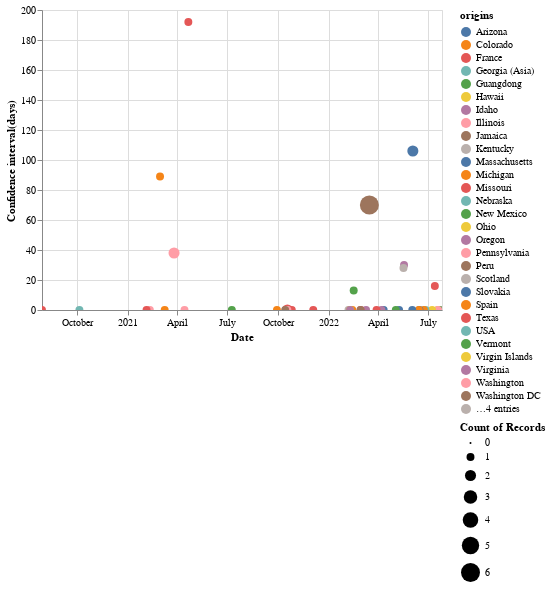

The notebook cell saved with this chart:
### Code cell
legend_selection = alt.selection_multi(fields=['origins'], bind='legend')

chart = alt.Chart(conf_inter_df).mark_circle().encode(
    x=alt.X("mean_date", title="Date"),
    y=alt.Y("interval", title="Confidence interval(days)"),
    size='count(interval):Q',
    opacity=alt.condition(legend_selection, alt.value(1), alt.value(0.2)),
    color='origins',
    tooltip=['mean_date', 'interval', 'origins']
).add_selection(
    legend_selection
).interactive()
chart

### Figure 1 — Vega-Lite specification as saved in the notebook (floating-point values rounded to 4 significant figures)
{"config": {"view": {"continuousWidth": 400, "continuousHeight": 300}}, "data": {"name": "data-5de89ee2258af25ff0b145feadd027b3"}, "mark": "circle", "encoding": {"color": {"field": "origins", "type": "nominal"}, "opacity": {"condition": {"value": 1, "selection": "selector001"}, "value": 0.2}, "size": {"aggregate": "count", "field": "interval", "type": "quantitative"}, "tooltip": [{"field": "mean_date", "type": "temporal"}, {"field": "interval", "type": "quantitative"}, {"field": "origins", "type": "nominal"}], "x": {"field": "mean_date", "title": "Date", "type": "temporal"}, "y": {"field": "interval", "title": "Confidence interval(days)", "type": "quantitative"}}, "selection": {"selector001": {"type": "multi", "fields": ["origins"], "bind": "legend"}, "selector002": {"type": "interval", "bind": "scales", "encodings": ["x", "y"]}}, "$schema": "https://vega.github.io/schema/vega-lite/v4.17.0.json", "datasets": {"data-5de89ee2258af25ff0b145feadd027b3": [{"sample": "Mexico/BCN-SEARCH-103029/2020", "introduction_node": "Baja California_node_361", "introduction_rank": 1, "growth_score": 0.03449, "earliest_date": "2021-10-18T00:00:00", "latest_date": "2021-10-18T00:00:00", "cluster_size": 2, "cluster_span": 9, "intro_confidence": 0.6364, "parent_confidence": 0.4118, "distance": 7, "origin_gap": 2, "region": "Baja California", "origins": "France", "origins_confidence": 0.08696, "mutation_path": "C241T,C3037T,C14408T,A23403G,C28854T<", "meta_uncertainty": 0.1063, "mean_date": "2021-10-18T00:00:00", "interval": 0}, {"sample": "Mexico/BCN-SEARCH-103026/2020", "introduction_node": "Baja California_node_361", "introduction_rank": 1, "growth_score": 0.03449, "earliest_date": "2021-10-18T00:00:00", "latest_date": "2021-10-18T00:00:00", "cluster_size": 2, "cluster_span": 9, "intro_confidence": 0.6364, "parent_confidence": 0.4118, "distance": 2, "origin_gap": 2, "region": "Baja California", "origins": "France", "origins_confidence": 0.08696, "mutation_path": "C241T,C3037T,C14408T,A23403G,C28854T<", "meta_uncertainty": 0.2229, "mean_date": "2021-10-18T00:00:00", "interval": 0}, {"sample": "Mexico/BCN-SEARCH-105372/2021", "introduction_node": "Baja California_node_1161", "introduction_rank": 2, "growth_score": 0.02439, "earliest_date": "2021-10-18T00:00:00", "latest_date": "2021-10-18T00:00:00", "cluster_size": 1, "cluster_span": 4, "intro_confidence": 1.0, "parent_confidence": 0.4286, "distance": 4, "origin_gap": 17, "region": "Baja California", "origins": "Peru", "origins_confidence": 0.25, "mutation_path": "C7124T,T7424G,C9857T,T9867C,C10029T,G21786T,C21789T,T22917A,T23031C,C24138A,C26894T,C28253T,A28271T,C28311T,G28913T,C29311T,C29370T<", "meta_uncertainty": 0.2929, "mean_date": "2021-10-18T00:00:00", "interval": 0}, {"sample": "Mexico/SEARCH-8876/2021", "introduction_node": "Baja California_node_171", "introduction_rank": 3, "growth_score": 0.02439, "earliest_date": "2021-10-18T00:00:00", "latest_date": "2021-10-18T00:00:00", "cluster_size": 1, "cluster_span": 5, "intro_confidence": 1.0, "parent_confidence": 0.09091, "distance": 5, "origin_gap": 1, "region": "Baja California", "origins": "Hawaii", "origins_confidence": 0.186, "mutation_path": "G28191T<", "meta_uncertainty": 0.03766, "mean_date": "2021-10-18T00:00:00", "interval": 0}, {"sample": "Mexico/BCN-SEARCH-103023/2020", "introduction_node": "Baja California_node_403", "introduction_rank": 4, "growth_score": 0.02439, "earliest_date": "2021-10-18T00:00:00", "latest_date": "2021-10-18T00:00:00", "cluster_size": 1, "cluster_span": 12, "intro_confidence": 1.0, "parent_confidence": 0.0, "distance": 12, "origin_gap": 0, "region": "Baja California", "origins": "indeterminate", "origins_confidence": 0.0, "mutation_path": "<", "meta_uncertainty": 0.0, "mean_date": "2021-10-18T00:00:00", "interval": 0}, {"sample": "Mexico/SEARCH-101440/2021", "introduction_node": "Baja California_node_2974", "introduction_rank": 5, "growth_score": 0.02439, "earliest_date": "2021-10-18T00:00:00", "latest_date": "2021-10-18T00:00:00", "cluster_size": 1, "cluster_span": 7, "intro_confidence": 1.0, "parent_confidence": 0.125, "distance": 7, "origin_gap": 1, "region": "Baja California", "origins": "USA", "origins_confidence": 0.25, "mutation_path": "G26730C<", "meta_uncertainty": 0.03719, "mean_date": "2021-10-18T00:00:00", "interval": 0}, {"sample": "MEX/SEARCH-1473-TIJ/2020", "introduction_node": "Baja California_node_476", "introduction_rank": 6, "growth_score": 0.009524, "earliest_date": "2020-07-29T00:00:00", "latest_date": "2020-07-29T00:00:00", "cluster_size": 1, "cluster_span": 1, "intro_confidence": 1.0, "parent_confidence": 0.03846, "distance": 1, "origin_gap": 1, "region": "Baja California", "origins": "indeterminate", "origins_confidence": 0.0, "mutation_path": "C28854T<", "meta_uncertainty": 0.009308, "mean_date": "2020-07-29T00:00:00", "interval": 0}, {"sample": "USA/CA-CDC-LC0776268/2022", "introduction_node": "California_node_2131", "introduction_rank": 1, "growth_score": 1.0, "earliest_date": "2022-07-26T00:00:00", "latest_date": "2022-07-26T00:00:00", "cluster_size": 1, "cluster_span": 3, "intro_confidence": 1.0, "parent_confidence": 0.0, "distance": 3, "origin_gap": 1, "region": "California", "origins": "Massachusetts", "origins_confidence": 1.0, "mutation_path": "C8991T<", "meta_uncertainty": 0.0007336, "mean_date": "2022-07-26T00:00:00", "interval": 0}, {"sample": "USA/CA-CDC-LC0776101/2022", "introduction_node": "California_node_2574", "introduction_rank": 2, "growth_score": 1.0, "earliest_date": "2022-07-26T00:00:00", "latest_date": "2022-07-26T00:00:00", "cluster_size": 1, "cluster_span": 5, "intro_confidence": 1.0, "parent_confidence": 0.1667, "distance": 5, "origin_gap": 1, "region": "California", "origins": "Ohio", "origins_confidence": 0.8333, "mutation_path": "C27059T<", "meta_uncertainty": 0.05016, "mean_date": "2022-07-26T00:00:00", "interval": 0}, {"sample": "USA/CA-CDC-LC0777348/2022", "introduction_node": "California_node_2538", "introduction_rank": 3, "growth_score": 1.0, "earliest_date": "2022-07-26T00:00:00", "latest_date": "2022-07-26T00:00:00", "cluster_size": 1, "cluster_span": 4, "intro_confidence": 1.0, "parent_confidence": 0.01538, "distance": 4, "origin_gap": 1, "region": "California", "origins": "Kentucky", "origins_confidence": 0.1176, "mutation_path": "A3859G<", "meta_uncertainty": 0.009244, "mean_date": "2022-07-26T00:00:00", "interval": 0}, {"sample": "USA/CA-CDC-STM-VVN8N4KA8/2022", "introduction_node": "California_node_2598", "introduction_rank": 4, "growth_score": 0.5, "earliest_date": "2022-07-21T00:00:00", "latest_date": "2022-07-21T00:00:00", "cluster_size": 1, "cluster_span": 1, "intro_confidence": 1.0, "parent_confidence": 0.1667, "distance": 1, "origin_gap": 1, "region": "California", "origins": "New Mexico", "origins_confidence": 0.1667, "mutation_path": "T18984G<", "meta_uncertainty": 0.1709, "mean_date": "2022-07-21T00:00:00", "interval": 0}, {"sample": "USA/CA-CDC-QDX38520991/2022", "introduction_node": "California_node_2178", "introduction_rank": 5, "growth_score": 0.5, "earliest_date": "2022-07-18T00:00:00", "latest_date": "2022-07-18T00:00:00", "cluster_size": 1, "cluster_span": 2, "intro_confidence": 1.0, "parent_confidence": 0.0, "distance": 2, "origin_gap": 1, "region": "California", "origins": "Hawaii", "origins_confidence": 1.0, "mutation_path": "C4456T<", "meta_uncertainty": 0.0007684, "mean_date": "2022-07-18T00:00:00", "interval": 0}, {"sample": "USA/CA-CDC-LC0764653/2022", "introduction_node": "California_node_2181", "introduction_rank": 6, "growth_score": 0.5, "earliest_date": "2022-07-19T00:00:00", "latest_date": "2022-07-19T00:00:00", "cluster_size": 1, "cluster_span": 2, "intro_confidence": 1.0, "parent_confidence": 0.3333, "distance": 2, "origin_gap": 2, "region": "California", "origins": "Illinois", "origins_confidence": 0.6667, "mutation_path": "C14793T,C27828T<", "meta_uncertainty": 0.143, "mean_date": "2022-07-19T00:00:00", "interval": 0}, {"sample": "USA/CA-CDC-QDX38090104/2022", "introduction_node": "California_node_2594", "introduction_rank": 7, "growth_score": 0.25, "earliest_date": "2022-07-05T00:00:00", "latest_date": "2022-07-21T00:00:00", "cluster_size": 1, "cluster_span": 0, "intro_confidence": 1.0, "parent_confidence": 0.08696, "distance": 0, "origin_gap": 1, "region": "California", "origins": "indeterminate", "origins_confidence": 0.0, "mutation_path": "C17402T,T18957C<", "meta_uncertainty": 0.714, "mean_date": "2022-07-13T00:00:00", "interval": 16}, {"sample": "USA/CA-CDC-LC0740275/2022", "introduction_node": "California_node_2123", "introduction_rank": 8, "growth_score": 0.25, "earliest_date": "2022-07-08T00:00:00", "latest_date": "2022-07-08T00:00:00", "cluster_size": 1, "cluster_span": 3, "intro_confidence": 1.0, "parent_confidence": 0.1, "distance": 3, "origin_gap": 1, "region": "California", "origins": "Hawaii", "origins_confidence": 0.5, "mutation_path": "T8941C<", "meta_uncertainty": 0.02838, "mean_date": "2022-07-08T00:00:00", "interval": 0}, {"sample": "USA/CA-CDC-QDX37910522/2022", "introduction_node": "California_node_2579", "introduction_rank": 9, "growth_score": 0.2, "earliest_date": "2022-06-26T00:00:00", "latest_date": "2022-06-26T00:00:00", "cluster_size": 1, "cluster_span": 0, "intro_confidence": 1.0, "parent_confidence": 0.0, "distance": 0, "origin_gap": 2, "region": "California", "origins": "Nebraska", "origins_confidence": 1.0, "mutation_path": "C5512T<", "meta_uncertainty": 0.7698, "mean_date": "2022-06-26T00:00:00", "interval": 0}, {"sample": "USA/CA-CDC-QDX37752190/2022", "introduction_node": "California_node_1927", "introduction_rank": 10, "growth_score": 0.1667, "earliest_date": "2022-06-23T00:00:00", "latest_date": "2022-06-23T00:00:00", "cluster_size": 1, "cluster_span": 3, "intro_confidence": 1.0, "parent_confidence": 0.0, "distance": 3, "origin_gap": 1, "region": "California", "origins": "Wyoming", "origins_confidence": 1.0, "mutation_path": "T25613C<", "meta_uncertainty": 0.005076, "mean_date": "2022-06-23T00:00:00", "interval": 0}, {"sample": "USA/CA-CDC-LC0686507/2022", "introduction_node": "California_node_2623", "introduction_rank": 11, "growth_score": 0.1429, "earliest_date": "2022-06-15T00:00:00", "latest_date": "2022-06-15T00:00:00", "cluster_size": 1, "cluster_span": 6, "intro_confidence": 1.0, "parent_confidence": 0.02041, "distance": 6, "origin_gap": 1, "region": "California", "origins": "Slovakia", "origins_confidence": 0.5, "mutation_path": "G16935A<", "meta_uncertainty": 0.01314, "mean_date": "2022-06-15T00:00:00", "interval": 0}, {"sample": "USA/CA-CDC-QDX37458863/2022", "introduction_node": "California_node_1892", "introduction_rank": 12, "growth_score": 0.1429, "earliest_date": "2022-06-14T00:00:00", "latest_date": "2022-06-14T00:00:00", "cluster_size": 1, "cluster_span": 1, "intro_confidence": 1.0, "parent_confidence": 0.3333, "distance": 1, "origin_gap": 1, "region": "California", "origins": "Wyoming", "origins_confidence": 0.1111, "mutation_path": "C5144T<", "meta_uncertainty": 0.1868, "mean_date": "2022-06-14T00:00:00", "interval": 0}, {"sample": "USA/CA-CDC-STM-S8DF66388/2022", "introduction_node": "California_node_2129", "introduction_rank": 13, "growth_score": 0.1111, "earliest_date": "2022-06-02T00:00:00", "latest_date": "2022-06-02T00:00:00", "cluster_size": 1, "cluster_span": 0, "intro_confidence": 1.0, "parent_confidence": 0.0, "distance": 0, "origin_gap": 1, "region": "California", "origins": "Arizona", "origins_confidence": 1.0, "mutation_path": "A739G<", "meta_uncertainty": 0.6398, "mean_date": "2022-06-02T00:00:00", "interval": 0}, {"sample": "USA/CA-CDC-QDX35083854/2022", "introduction_node": "California_node_1601", "introduction_rank": 14, "growth_score": 0.09798, "earliest_date": "2022-02-09T00:00:00", "latest_date": "2022-04-20T00:00:00", "cluster_size": 6, "cluster_span": 12, "intro_confidence": 1.0, "parent_confidence": 0.0, "distance": 2, "origin_gap": 1, "region": "California", "origins": "Washington DC", "origins_confidence": 1.0, "mutation_path": "C2470T<", "meta_uncertainty": 0.3527, "mean_date": "2022-03-16T00:00:00", "interval": 70}, {"sample": "USA/CA-CDC-QDX34746983/2022", "introduction_node": "California_node_1601", "introduction_rank": 14, "growth_score": 0.09798, "earliest_date": "2022-02-09T00:00:00", "latest_date": "2022-04-20T00:00:00", "cluster_size": 6, "cluster_span": 12, "intro_confidence": 1.0, "parent_confidence": 0.0, "distance": 3, "origin_gap": 1, "region": "California", "origins": "Washington DC", "origins_confidence": 1.0, "mutation_path": "C2470T<", "meta_uncertainty": 0.2952, "mean_date": "2022-03-16T00:00:00", "interval": 70}, {"sample": "USA/CA-CDC-FG-258100/2022", "introduction_node": "California_node_1601", "introduction_rank": 14, "growth_score": 0.09798, "earliest_date": "2022-02-09T00:00:00", "latest_date": "2022-04-20T00:00:00", "cluster_size": 6, "cluster_span": 12, "intro_confidence": 1.0, "parent_confidence": 0.0, "distance": 2, "origin_gap": 1, "region": "California", "origins": "Washington DC", "origins_confidence": 1.0, "mutation_path": "C2470T<", "meta_uncertainty": 0.3527, "mean_date": "2022-03-16T00:00:00", "interval": 70}, {"sample": "USA/CA-CDC-STM-HMH5XYMCG/2022", "introduction_node": "California_node_1601", "introduction_rank": 14, "growth_score": 0.09798, "earliest_date": "2022-02-09T00:00:00", "latest_date": "2022-04-20T00:00:00", "cluster_size": 6, "cluster_span": 12, "intro_confidence": 1.0, "parent_confidence": 0.0, "distance": 1, "origin_gap": 1, "region": "California", "origins": "Washington DC", "origins_confidence": 1.0, "mutation_path": "C2470T<", "meta_uncertainty": 0.45, "mean_date": "2022-03-16T00:00:00", "interval": 70}, {"sample": "USA/CA-CDC-FG-283944/2022", "introduction_node": "California_node_1601", "introduction_rank": 14, "growth_score": 0.09798, "earliest_date": "2022-02-09T00:00:00", "latest_date": "2022-04-20T00:00:00", "cluster_size": 6, "cluster_span": 12, "intro_confidence": 1.0, "parent_confidence": 0.0, "distance": 0, "origin_gap": 1, "region": "California", "origins": "Washington DC", "origins_confidence": 1.0, "mutation_path": "C2470T<", "meta_uncertainty": 0.6477, "mean_date": "2022-03-16T00:00:00", "interval": 70}, {"sample": "USA/CA-CDC-LC0573352/2022", "introduction_node": "California_node_1601", "introduction_rank": 14, "growth_score": 0.09798, "earliest_date": "2022-02-09T00:00:00", "latest_date": "2022-04-20T00:00:00", "cluster_size": 6, "cluster_span": 12, "intro_confidence": 1.0, "parent_confidence": 0.0, "distance": 4, "origin_gap": 1, "region": "California", "origins": "Washington DC", "origins_confidence": 1.0, "mutation_path": "C2470T<", "meta_uncertainty": 0.2568, "mean_date": "2022-03-16T00:00:00", "interval": 70}, {"sample": "USA/CA-CDC-LC0581623/2022", "introduction_node": "California_node_2050", "introduction_rank": 15, "growth_score": 0.08839, "earliest_date": "2022-04-11T00:00:00", "latest_date": "2022-07-26T00:00:00", "cluster_size": 2, "cluster_span": 7, "intro_confidence": 1.0, "parent_confidence": 0.0, "distance": 1, "origin_gap": 1, "region": "California", "origins": "Wisconsin", "origins_confidence": 1.0, "mutation_path": "C10198T<", "meta_uncertainty": 0.001117, "mean_date": "2022-06-03T00:00:00", "interval": 106}, {"sample": "USA/CA-CDC-LC0580235/2022", "introduction_node": "California_node_2050", "introduction_rank": 15, "growth_score": 0.08839, "earliest_date": "2022-04-11T00:00:00", "latest_date": "2022-07-26T00:00:00", "cluster_size": 2, "cluster_span": 7, "intro_confidence": 1.0, "parent_confidence": 0.0, "distance": 6, "origin_gap": 1, "region": "California", "origins": "Wisconsin", "origins_confidence": 1.0, "mutation_path": "C10198T<", "meta_uncertainty": 0.002039, "mean_date": "2022-06-03T00:00:00", "interval": 106}, {"sample": "USA/CA-CDC-QDX36065392/2022", "introduction_node": "California_node_2108", "introduction_rank": 16, "growth_score": 0.08333, "earliest_date": "2022-05-09T00:00:00", "latest_date": "2022-05-09T00:00:00", "cluster_size": 1, "cluster_span": 7, "intro_confidence": 1.0, "parent_confidence": 0.04545, "distance": 7, "origin_gap": 1, "region": "California", "origins": "Massachusetts", "origins_confidence": 0.25, "mutation_path": "C26645T<", "meta_uncertainty": 0.01232, "mean_date": "2022-05-09T00:00:00", "interval": 0}, {"sample": "USA/CA-CDC-LC0589084/2022", "introduction_node": "California_node_2284", "introduction_rank": 17, "growth_score": 0.07692, "earliest_date": "2022-05-03T00:00:00", "latest_date": "2022-05-03T00:00:00", "cluster_size": 1, "cluster_span": 2, "intro_confidence": 1.0, "parent_confidence": 0.2, "distance": 2, "origin_gap": 1, "region": "California", "origins": "Vermont", "origins_confidence": 0.5, "mutation_path": "A29510C<", "meta_uncertainty": 0.1307, "mean_date": "2022-05-03T00:00:00", "interval": 0}, {"sample": "USA/CA-CDC-LC0662493/2022", "introduction_node": "California_node_2276", "introduction_rank": 18, "growth_score": 0.07692, "earliest_date": "2022-05-03T00:00:00", "latest_date": "2022-06-02T00:00:00", "cluster_size": 1, "cluster_span": 6, "intro_confidence": 1.0, "parent_confidence": 0.0, "distance": 6, "origin_gap": 2, "region": "California", "origins": "Oregon", "origins_confidence": 1.0, "mutation_path": "A28271T,C28311T<", "meta_uncertainty": 0.001701, "mean_date": "2022-05-18T00:00:00", "interval": 30}, {"sample": "USA/CA-CDC-QDX36807011/2022", "introduction_node": "California_node_2277", "introduction_rank": 19, "growth_score": 0.07692, "earliest_date": "2022-05-03T00:00:00", "latest_date": "2022-05-31T00:00:00", "cluster_size": 1, "cluster_span": 3, "intro_confidence": 1.0, "parent_confidence": 0.0, "distance": 3, "origin_gap": 1, "region": "California", "origins": "Scotland", "origins_confidence": 1.0, "mutation_path": "C25624T<", "meta_uncertainty": 0.0008414, "mean_date": "2022-05-17T00:00:00", "interval": 28}, {"sample": "USA/CA-CDC-QDX35326590/2022", "introduction_node": "California_node_2094", "introduction_rank": 20, "growth_score": 0.0625, "earliest_date": "2022-04-11T00:00:00", "latest_date": "2022-04-11T00:00:00", "cluster_size": 1, "cluster_span": 0, "intro_confidence": 1.0, "parent_confidence": 0.0, "distance": 0, "origin_gap": 2, "region": "California", "origins": "Wisconsin", "origins_confidence": 1.0, "mutation_path": "C10198T<", "meta_uncertainty": 0.7984, "mean_date": "2022-04-11T00:00:00", "interval": 0}, {"sample": "USA/CA-CDC-STM-T287UM3K7/2022", "introduction_node": "California_node_1873", "introduction_rank": 21, "growth_score": 0.05882, "earliest_date": "2022-04-07T00:00:00", "latest_date": "2022-04-07T00:00:00", "cluster_size": 1, "cluster_span": 3, "intro_confidence": 1.0, "parent_confidence": 0.4, "distance": 3, "origin_gap": 1, "region": "California", "origins": "Idaho", "origins_confidence": 0.6, "mutation_path": "G29543T<", "meta_uncertainty": 0.1509, "mean_date": "2022-04-07T00:00:00", "interval": 0}, {"sample": "USA/CA-CDC-LC0565651/2022", "introduction_node": "California_node_1875", "introduction_rank": 22, "growth_score": 0.05556, "earliest_date": "2022-03-29T00:00:00", "latest_date": "2022-03-29T00:00:00", "cluster_size": 1, "cluster_span": 0, "intro_confidence": 1.0, "parent_confidence": 0.03158, "distance": 0, "origin_gap": 1, "region": "California", "origins": "indeterminate", "origins_confidence": 0.0, "mutation_path": "T22882G<", "meta_uncertainty": 0.6959, "mean_date": "2022-03-29T00:00:00", "interval": 0}, {"sample": "USA/CA-CDC-2-5670383/2022", "introduction_node": "California_node_1667", "introduction_rank": 23, "growth_score": 0.04762, "earliest_date": "2022-03-10T00:00:00", "latest_date": "2022-03-10T00:00:00", "cluster_size": 1, "cluster_span": 1, "intro_confidence": 1.0, "parent_confidence": 0.0, "distance": 1, "origin_gap": 1, "region": "California", "origins": "Virginia", "origins_confidence": 1.0, "mutation_path": "G22332A<", "meta_uncertainty": 0.01533, "mean_date": "2022-03-10T00:00:00", "interval": 0}, {"sample": "USA/CA-CDC-FG-278486/2022", "introduction_node": "California_node_1331", "introduction_rank": 24, "growth_score": 0.04545, "earliest_date": "2022-02-28T00:00:00", "latest_date": "2022-02-28T00:00:00", "cluster_size": 1, "cluster_span": 5, "intro_confidence": 1.0, "parent_confidence": 0.0, "distance": 5, "origin_gap": 2, "region": "California", "origins": "Missouri", "origins_confidence": 1.0, "mutation_path": "C11950T,C28472T<", "meta_uncertainty": 0.002697, "mean_date": "2022-02-28T00:00:00", "interval": 0}, {"sample": "USA/CA-CDC-ASC210860346/2022", "introduction_node": "California_node_1662", "introduction_rank": 25, "growth_score": 0.04545, "earliest_date": "2022-02-28T00:00:00", "latest_date": "2022-02-28T00:00:00", "cluster_size": 1, "cluster_span": 0, "intro_confidence": 1.0, "parent_confidence": 0.0, "distance": 0, "origin_gap": 1, "region": "California", "origins": "Washington DC", "origins_confidence": 1.0, "mutation_path": "C7926T<", "meta_uncertainty": 0.6427, "mean_date": "2022-02-28T00:00:00", "interval": 0}, {"sample": "USA/CA-LACPHL-AF06664/2022", "introduction_node": "California_node_1311", "introduction_rank": 26, "growth_score": 0.04167, "earliest_date": "2022-02-13T00:00:00", "latest_date": "2022-02-13T00:00:00", "cluster_size": 1, "cluster_span": 2, "intro_confidence": 1.0, "parent_confidence": 0.1667, "distance": 2, "origin_gap": 1, "region": "California", "origins": "Colorado", "origins_confidence": 0.3333, "mutation_path": "C5025T<", "meta_uncertainty": 0.08097, "mean_date": "2022-02-13T00:00:00", "interval": 0}, {"sample": "USA/CA-CDC-FG-255095/2022", "introduction_node": "California_node_1708", "introduction_rank": 27, "growth_score": 0.04, "earliest_date": "2022-02-06T00:00:00", "latest_date": "2022-02-06T00:00:00", "cluster_size": 1, "cluster_span": 2, "intro_confidence": 0.5, "parent_confidence": 0.0, "distance": 2, "origin_gap": 1, "region": "California", "origins": "Western Cape Province", "origins_confidence": 1.0, "mutation_path": "G22599A<", "meta_uncertainty": 0.1826, "mean_date": "2022-02-06T00:00:00", "interval": 0}, {"sample": "USA/CA-CDC-FG-257792/2022", "introduction_node": "California_node_1610", "introduction_rank": 28, "growth_score": 0.04, "earliest_date": "2022-02-09T00:00:00", "latest_date": "2022-02-09T00:00:00", "cluster_size": 1, "cluster_span": 3, "intro_confidence": 1.0, "parent_confidence": 0.0, "distance": 3, "origin_gap": 1, "region": "California", "origins": "Virgin Islands", "origins_confidence": 1.0, "mutation_path": "C21T<", "meta_uncertainty": 0.1836, "mean_date": "2022-02-09T00:00:00", "interval": 0}, {"sample": "USA/CA-CDC-FG-258745/2022", "introduction_node": "California_node_1310", "introduction_rank": 29, "growth_score": 0.04, "earliest_date": "2022-02-09T00:00:00", "latest_date": "2022-02-09T00:00:00", "cluster_size": 1, "cluster_span": 2, "intro_confidence": 1.0, "parent_confidence": 0.0, "distance": 2, "origin_gap": 1, "region": "California", "origins": "Virginia", "origins_confidence": 1.0, "mutation_path": "C25886T<", "meta_uncertainty": 0.0011, "mean_date": "2022-02-09T00:00:00", "interval": 0}, {"sample": "USA/CA-CDC-FG-271714/2022", "introduction_node": "California_node_1309", "introduction_rank": 30, "growth_score": 0.04, "earliest_date": "2022-02-09T00:00:00", "latest_date": "2022-02-22T00:00:00", "cluster_size": 1, "cluster_span": 4, "intro_confidence": 1.0, "parent_confidence": 0.0, "distance": 4, "origin_gap": 3, "region": "California", "origins": "Vermont", "origins_confidence": 1.0, "mutation_path": "T10135C,C25708T,A29301G<", "meta_uncertainty": 0.002323, "mean_date": "2022-02-15T12:00:00", "interval": 13}, {"sample": "USA/CA-CDC-FG-176867/2021", "introduction_node": "California_node_3831", "introduction_rank": 31, "growth_score": 0.02941, "earliest_date": "2021-12-04T00:00:00", "latest_date": "2021-12-04T00:00:00", "cluster_size": 1, "cluster_span": 3, "intro_confidence": 1.0, "parent_confidence": 0.0, "distance": 3, "origin_gap": 1, "region": "California", "origins": "Texas", "origins_confidence": 1.0, "mutation_path": "C7926T<", "meta_uncertainty": 0.00698, "mean_date": "2021-12-04T00:00:00", "interval": 0}, {"sample": "USA/CA-CDC-FG-151952/2021", "introduction_node": "California_node_3816", "introduction_rank": 32, "growth_score": 0.025, "earliest_date": "2021-10-26T00:00:00", "latest_date": "2021-10-26T00:00:00", "cluster_size": 1, "cluster_span": 5, "intro_confidence": 1.0, "parent_confidence": 0.0, "distance": 5, "origin_gap": 2, "region": "California", "origins": "Missouri", "origins_confidence": 1.0, "mutation_path": "T23284C,C25339T<", "meta_uncertainty": 0.002901, "mean_date": "2021-10-26T00:00:00", "interval": 0}, {"sample": "USA/SEARCH-101735/2020", "introduction_node": "California_node_478", "introduction_rank": 33, "growth_score": 0.02439, "earliest_date": "2021-10-18T00:00:00", "latest_date": "2021-10-18T00:00:00", "cluster_size": 1, "cluster_span": 11, "intro_confidence": 1.0, "parent_confidence": 0.4211, "distance": 11, "origin_gap": 1, "region": "California", "origins": "Washington", "origins_confidence": 0.5789, "mutation_path": "G19969A<", "meta_uncertainty": 0.02147, "mean_date": "2021-10-18T00:00:00", "interval": 0}, {"sample": "USA/CA-CDC-ASC210411192/2021", "introduction_node": "California_node_3320", "introduction_rank": 34, "growth_score": 0.02381, "earliest_date": "2021-10-14T00:00:00", "latest_date": "2021-10-14T00:00:00", "cluster_size": 1, "cluster_span": 9, "intro_confidence": 1.0, "parent_confidence": 0.1562, "distance": 9, "origin_gap": 24, "region": "California", "origins": "Jamaica", "origins_confidence": 0.3253, "mutation_path": "G210T,C241T,C3037T,C6402T,C8986T,G9053T,C10029T,A11201G,A11332G,C14408T,G15451A,C16466T,C19220T,C21618G,A23403G,C23604G,G24410A,C25469T,T26767C,C27874T,A28461G,G28881T,G28916T,G29742T<", "meta_uncertainty": 0.04566, "mean_date": "2021-10-14T00:00:00", "interval": 0}, {"sample": "USA/CA-CDC-FG-131499/2021", "introduction_node": "California_node_3813", "introduction_rank": 35, "growth_score": 0.02273, "earliest_date": "2021-09-29T00:00:00", "latest_date": "2021-09-29T00:00:00", "cluster_size": 1, "cluster_span": 6, "intro_confidence": 1.0, "parent_confidence": 0.1818, "distance": 6, "origin_gap": 1, "region": "California", "origins": "Michigan", "origins_confidence": 0.2941, "mutation_path": "G1820A<", "meta_uncertainty": 0.04022, "mean_date": "2021-09-29T00:00:00", "interval": 0}, {"sample": "USA/CA-CZB-26981/2021", "introduction_node": "California_node_175", "introduction_rank": 36, "growth_score": 0.01937, "earliest_date": "2021-03-07T00:00:00", "latest_date": "2021-04-14T00:00:00", "cluster_size": 2, "cluster_span": 12, "intro_confidence": 0.6429, "parent_confidence": 0.1, "distance": 7, "origin_gap": 1, "region": "California", "origins": "Washington", "origins_confidence": 0.3, "mutation_path": "T28975G<", "meta_uncertainty": 0.1705, "mean_date": "2021-03-26T00:00:00", "interval": 38}, {"sample": "USA/CA-CDC-LC0016846/2021", "introduction_node": "California_node_175", "introduction_rank": 36, "growth_score": 0.01937, "earliest_date": "2021-03-07T00:00:00", "latest_date": "2021-04-14T00:00:00", "cluster_size": 2, "cluster_span": 12, "intro_confidence": 0.6429, "parent_confidence": 0.1, "distance": 5, "origin_gap": 1, "region": "California", "origins": "Washington", "origins_confidence": 0.3, "mutation_path": "T28975G<", "meta_uncertainty": 0.5648, "mean_date": "2021-03-26T00:00:00", "interval": 38}, {"sample": "USA/CA-CDC-QDX26215625/2021", "introduction_node": "California_node_3210", "introduction_rank": 37, "growth_score": 0.01786, "earliest_date": "2021-07-09T00:00:00", "latest_date": "2021-07-09T00:00:00", "cluster_size": 1, "cluster_span": 3, "intro_confidence": 0.7, "parent_confidence": 0.2222, "distance": 3, "origin_gap": 4, "region": "California", "origins": "Guangdong", "origins_confidence": 0.28, "mutation_path": "T6539C,C18176T,T20320C,G21987A<", "meta_uncertainty": 0.4657, "mean_date": "2021-07-09T00:00:00", "interval": 0}, {"sample": "USA/CA-CZB-27863/2020", "introduction_node": "California_node_1076", "introduction_rank": 38, "growth_score": 0.01471, "earliest_date": "2021-04-14T00:00:00", "latest_date": "2021-04-14T00:00:00", "cluster_size": 1, "cluster_span": 2, "intro_confidence": 0.8571, "parent_confidence": 0.0, "distance": 2, "origin_gap": 2, "region": "California", "origins": "Illinois", "origins_confidence": 1.0, "mutation_path": "G8083A,C14805T<", "meta_uncertainty": 0.2864, "mean_date": "2021-04-14T00:00:00", "interval": 0}, {"sample": "USA/CA-CDC-QDX22168249/2021", "introduction_node": "California_node_2043", "introduction_rank": 39, "growth_score": 0.0137, "earliest_date": "2021-03-09T00:00:00", "latest_date": "2021-03-09T00:00:00", "cluster_size": 1, "cluster_span": 9, "intro_confidence": 1.0, "parent_confidence": 0.1818, "distance": 9, "origin_gap": 1, "region": "California", "origins": "Spain", "origins_confidence": 0.3333, "mutation_path": "G29527T<", "meta_uncertainty": 0.0256, "mean_date": "2021-03-09T00:00:00", "interval": 0}, {"sample": "USA/CA-CDC-STM-000003154/2021", "introduction_node": "California_node_3045", "introduction_rank": 40, "growth_score": 0.01299, "earliest_date": "2021-02-10T00:00:00", "latest_date": "2021-02-10T00:00:00", "cluster_size": 1, "cluster_span": 3, "intro_confidence": 1.0, "parent_confidence": 0.1053, "distance": 3, "origin_gap": 25, "region": "California", "origins": "Pennsylvania", "origins_confidence": 0.05882, "mutation_path": "C241T,C913T,C3037T,C3267T,C5388A,C5986T,T6954C,C14408T,C14676T,C15279T,T16176C,A23063T,C23271A,A23403G,C23604A,C23709T,T24506G,G24914C,C27972T,G28048T,A28111G,G28881A,G28882A,G28883C,C28977T<", "meta_uncertainty": 0.06621, "mean_date": "2021-02-10T00:00:00", "interval": 0}, {"sample": "USA/CA-CZB-14795/2020", "introduction_node": "California_node_999", "introduction_rank": 41, "growth_score": 0.01282, "earliest_date": "2021-02-04T00:00:00", "latest_date": "2021-02-04T00:00:00", "cluster_size": 1, "cluster_span": 2, "intro_confidence": 0.6, "parent_confidence": 0.0, "distance": 2, "origin_gap": 15, "region": "California", "origins": "indeterminate", "origins_confidence": 0.0, "mutation_path": "<", "meta_uncertainty": 0.3273, "mean_date": "2021-02-04T00:00:00", "interval": 0}, {"sample": "USA/CA-CHLA-PLM53388400/2020", "introduction_node": "California_node_1061", "introduction_rank": 42, "growth_score": 0.01235, "earliest_date": "2021-01-15T00:00:00", "latest_date": "2021-07-26T00:00:00", "cluster_size": 1, "cluster_span": 4, "intro_confidence": 1.0, "parent_confidence": 0.01695, "distance": 4, "origin_gap": 1, "region": "California", "origins": "indeterminate", "origins_confidence": 0.0, "mutation_path": "A23403G<", "meta_uncertainty": 0.001827, "mean_date": "2021-04-21T00:00:00", "interval": 192}, {"sample": "USA/CA-CZB-10130/2020", "introduction_node": "California_node_1063", "introduction_rank": 43, "growth_score": 0.01235, "earliest_date": "2021-01-15T00:00:00", "latest_date": "2021-04-14T00:00:00", "cluster_size": 1, "cluster_span": 4, "intro_confidence": 1.0, "parent_confidence": 0.0, "distance": 4, "origin_gap": 1, "region": "California", "origins": "Wyoming", "origins_confidence": 1.0, "mutation_path": "C1059T<", "meta_uncertainty": 0.001552, "mean_date": "2021-02-28T12:00:00", "interval": 89}, {"sample": "USA/CA-QDX-1042/2020", "introduction_node": "California_node_475", "introduction_rank": 44, "growth_score": 0.01053, "earliest_date": "2020-10-05T00:00:00", "latest_date": "2020-10-05T00:00:00", "cluster_size": 1, "cluster_span": 1, "intro_confidence": 0.5, "parent_confidence": 0.0, "distance": 1, "origin_gap": 1, "region": "California", "origins": "Georgia (Asia)", "origins_confidence": 1.0, "mutation_path": "C241T,C3037T,C14408T,A20268G,A23403G<", "meta_uncertainty": 0.121, "mean_date": "2020-10-05T00:00:00", "interval": 0}]}}
